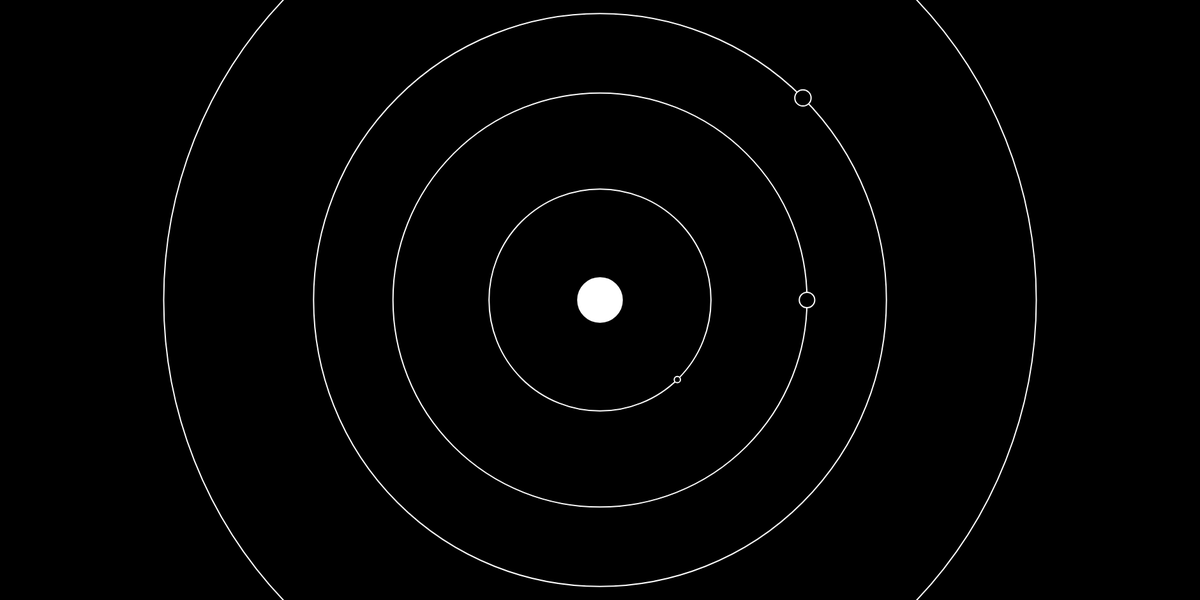
Frame 1 (no input)
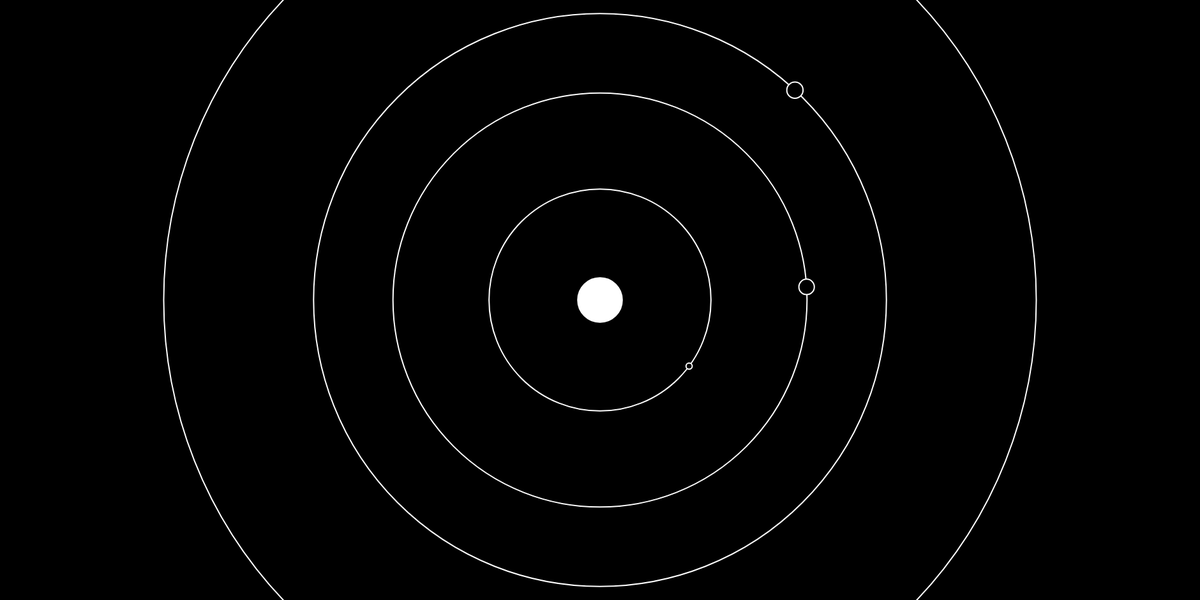
Frame 60 (no input)
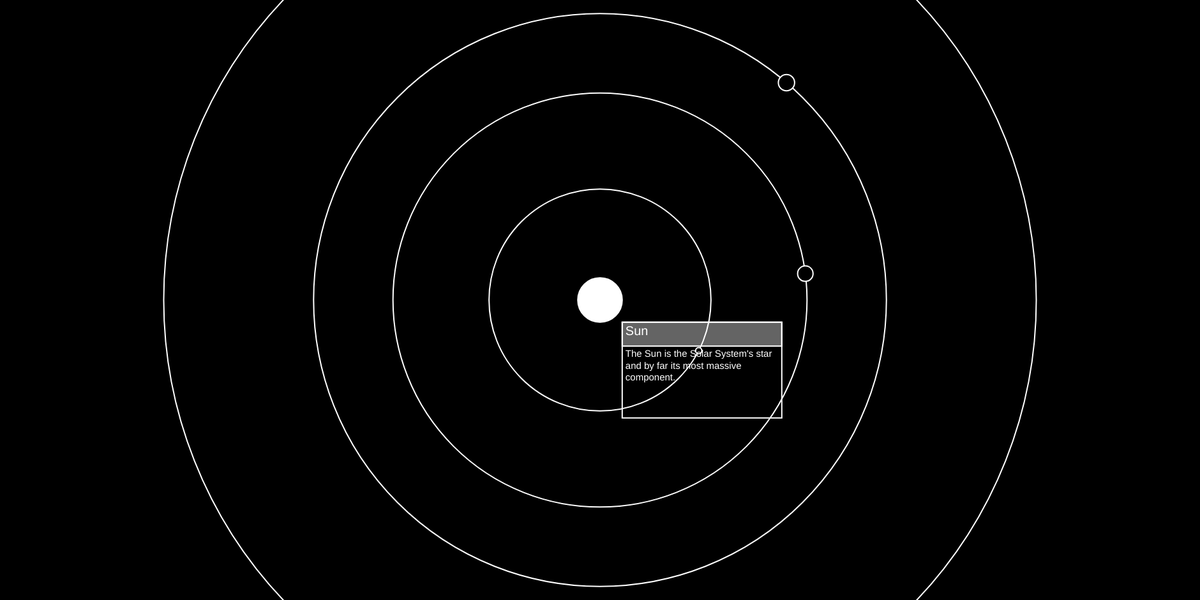
Frame 120 (the mouse pressed at the canvas centre since frame 60)

The p5.js sketch that drew these frames (run headless with seeded random() and noise() and a simulated clock; from frame 60 on, the mouse is pressed at the canvas centre):

// p5.js sketch
// ── sketch.js
let cx, cy;
let sun_info;
let sun;
let planets_info;
let planets = [];

class Planet
{
    constructor(params)
    {
        this.planet_name = params.planet_name;
        this.planet_description = params.planet_description;
        this.planet_radius = params.planet_radius;
        if('planet_start_angle' in params)
            this.planet_start_angle = params.planet_start_angle;
        else
            this.planet_start_angle = 0;
        this.orbit_present = params.orbit_present;
        if(this.orbit_present)
        {
            this.orbit_radius = params.orbit_radius;
            this.orbit_period = params.orbit_period;
            this.planet = new AnimCircleInf(0, 0, this.orbit_radius, this.orbit_period, this.planet_start_angle);
            this.pangle = map(this.planet.animCircle.get('angle'), 0, 180, 0, Math.PI);
            this.px = this.orbit_radius * Math.cos(this.pangle);
            this.py = this.orbit_radius * Math.sin(this.pangle);
            this.pop_up_dist = 2 * this.planet_radius;
        }
        else
        {
            this.pangle = null;
            this.px = 0;
            this.py = 0;
            this.pop_up_dist = this.planet_radius;
        }
        this.pop_up = null;
    }

    draw()
    {
        // drawing orbit
        if(this.orbit_present)
        {
            noFill();
            stroke(255);
            strokeWeight(2);
            circle(0, 0, 2 * this.orbit_radius);
            fill(0);
            this.planet.draw(2 * this.planet_radius);
            this.pangle = map(this.planet.animCircle.get('angle'), 0, 180, 0, Math.PI);
            this.px = this.orbit_radius * Math.cos(this.pangle);
            this.py = this.orbit_radius * Math.sin(this.pangle);
        }
        else
        {
            stroke(255);
            strokeWeight(2);
            fill(255);
            circle(0, 0, 2 * this.planet_radius);
        }
        // drawing the pop up info box
        let mx = mouseX - cx;
        let my = -(mouseY - cy);
        let dist = Math.sqrt(Math.pow(mx - this.px, 2) + Math.pow(my - this.py, 2));
        if(dist < this.pop_up_dist)
        {
            if(this.pop_up == null)
                this.pop_up = new AnimInfoBox(this.px + this.pop_up_dist, this.py - this.pop_up_dist, 250, 150, 10, this.planet_name, this.planet_description);
            else
            {
                this.pop_up.add('x', this.px + this.pop_up_dist);
                this.pop_up.add('y', this.py - this.pop_up_dist);
            }
            this.pop_up.draw();
        }
        else
            this.pop_up = null;
    }
}

function getOrbitPeriod(radius)
{
    // P^2 = R^3
    // orbit_period^2 = orbit_radius^3
    return Math.sqrt(Math.pow(radius, 3));
}

function setup()
{
    createCanvas(1880, 940);

    cx = width / 2;
    cy = height / 2;

    // sun and planets info source
    // https://www.wesharethesamemoon.org/wp-content/uploads/2019/09/SolarSystemTable.png
    // https://en.wikipedia.org/wiki/Solar_System
    //
    // planet_start_angle is taken uniformly just for visual appeal

    sun_info = 
        {
            planet_name: "Sun",
            planet_description: "The Sun is the Solar System's star and by far its most massive component.",
            planet_diameter: 1391900,
            orbit_present: false
        };

    planets_info = [
        {
            planet_name: "Mercury",
            planet_description: "Mercury is the closest planet to the Sun and the smallest planet in the Solar System.",
            planet_diameter: 4866,
            planet_start_angle: 315,
            orbit_radius: 57950000,
        },
        {
            planet_name: "Venus",
            planet_description: "Venus is close in size to Earth and, like Earth, has a thick silicate mantle around an iron core, a substantial atmosphere, and evidence of internal geological activity.",
            planet_diameter: 12106,
            planet_start_angle: 0,
            orbit_radius: 108110000,
        },
        {
            planet_name: "Earth",
            planet_description: "Earth is the largest and densest of the inner planets, the only one known to have current geological activity, and the only place where life is known to exist.",
            planet_diameter: 12742,
            planet_start_angle: 45,
            orbit_radius: 149570000,
        },
        {
            planet_name: "Mars",
            planet_description: "Mars has an atmosphere of mostly carbon dioxide. Its surface, peppered with volcanoes, such as Olympus Mons, and rift valleys, such as Valles Marineris.",
            planet_diameter: 6760,
            planet_start_angle: 90,
            orbit_radius: 227840000,
        },
        {
            planet_name: "Jupiter",
            planet_description: "Jupiter is composed largely of hydrogen and helium. Jupiter's strong internal heat creates semi-permanent features in its atmosphere, such as cloud bands and the Great Red Spot.",
            planet_diameter: 139516,
            planet_start_angle: 135,
            orbit_radius: 778140000,
        },
        {
            planet_name: "Saturn",
            planet_description: "Saturn is distinguished by its extensive ring system, has several similarities to Jupiter, such as its atmospheric composition and magnetosphere.",
            planet_diameter: 116438,
            planet_start_angle: 180,
            orbit_radius: 1427000000,
        },
        {
            planet_name: "Uranus",
            planet_description: "Uranus has the lowest mass of the outer planets. Uniquely among the planets, it orbits the Sun on its side. Its axial tilt is over ninety degrees to the ecliptic.",
            planet_diameter: 46940,
            planet_start_angle: 225,
            orbit_radius: 2870300000,
        },
        {
            planet_name: "Neptune",
            planet_description: "Neptune though slightly smaller than Uranus, is more massive and hence more dense. It radiates more internal heat than Uranus, but not as much as Jupiter or Saturn.",
            planet_diameter: 45432,
            planet_start_angle: 270,
            orbit_radius: 4499900000,
        },
    ];

    // slightly realisitic
    // let su_di_sc = 1e-5;
    // let pl_di_sc = 3e-4;
    // let pl_or_sc = 3e-7;

    // highly morphed
    let su_di_sc = 5e-5;
    let pl_di_sc = 2e-3;
    let pl_or_sc = 3e-6;

    sun_info.planet_radius = (sun_info.planet_diameter * su_di_sc) / 2;
    sun = new Planet(sun_info);

    planets_info.forEach((planet) => 
        {
            planet.planet_diameter *= pl_di_sc;
            planet.planet_radius = planet.planet_diameter / 2,
                planet.orbit_radius *= pl_or_sc;
            planet.orbit_present = true,
                planet.orbit_period = int(getOrbitPeriod(planet.orbit_radius));
            planets.push(new Planet(planet));
        }
    );
}

function draw()
{
    background(0);
    translate(cx, cy);
    planets.forEach((planet) => planet.draw());
    sun.draw();
}

// ── anim_base.js
class AnimBase
{
    constructor(duration, offset=0)
    {
        this.duration = duration;
        this.frame = offset; // to start at a particular frame (relative) of the animation
        this.stat_dict = {};
        this.dyn_dict = {};
    }

    aboveBound()
    {
        return this.frame > this.duration;
    }

    add(key, st_value, en_value=null)
    {
        if(en_value == null)
            this.stat_dict[key] = st_value;
        else
            this.dyn_dict[key] = [st_value, en_value];
    }

    get(key)
    {
        if(key in this.stat_dict)
            return this.stat_dict[key];
        else
            return map(constrain(this.frame, 0, this.duration - 1), 0, this.duration - 1, this.dyn_dict[key][0], this.dyn_dict[key][1]);
    }
}

// ── anim_circle.js
class AnimCircle extends AnimBase
{
    constructor(sx, sy, radius, period, start_angle=0)
    {
        start_angle %= 360;
        if(start_angle < 0)
            start_angle += 360;
        let offset = int((start_angle / 360) * period);
        super(period, offset);
        this.add('x', sx);
        this.add('y', sy);
        this.add('radius', radius);
        this.add('angle', 0, 359);
        this.period = period;
    }

    draw(diameter=20)
    {
        let radangle = map(this.get('angle'), 0, 180, 0, Math.PI);
        circle(this.get('x') + this.get('radius') * Math.cos(radangle), -(this.get('y') + this.get('radius') * Math.sin(radangle)), diameter);
        this.frame ++;
    }
}

// ── anim_circle_inf.js
class AnimCircleInf
{
    constructor(sx, sy, radius, period, start_angle=0)
    {
        this.animCircle = new AnimCircle(sx, sy, radius, period, start_angle);
    }

    draw(diameter=20)
    {
        this.animCircle.draw(diameter);
        if(this.animCircle.frame == this.animCircle.period)
            this.animCircle.frame = 0;
    }
}

// ── anim_infobox.js
class AnimInfoBox extends AnimBase
{
    constructor(sx, sy, w, h, duration, info_title, info_description, offset=0)
    {
        super(duration, offset);
        this.add('x', sx);
        this.add('y', sy);
        this.add('width', 0, w);
        this.add('height', 0, h);
        this.info_title = info_title;
        this.info_description = info_description;
    }

    draw()
    {
        noFill();
        stroke(255);
        strokeWeight(2);
        rect(this.get('x'), -this.get('y'), this.get('width'), this.get('height'));
        fill(255, 255, 255, 100);
        rect(this.get('x'), -this.get('y'), this.get('width'), this.get('height') / 4);
        if(this.frame > this.duration)
        {
            textAlign(LEFT, TOP);
            textSize(20);
            fill(255);
            noStroke();
            text(this.info_title, this.get('x') + 5, -this.get('y') + 5, this.get('width'), (this.get('height') / 4));
            textSize(15);
            text(this.info_description, this.get('x') + 5, -this.get('y') + 5 + (this.get('height') / 4), this.get('width'), (3 * this.get('height') / 4));
        }
        this.frame ++;
    }
}
